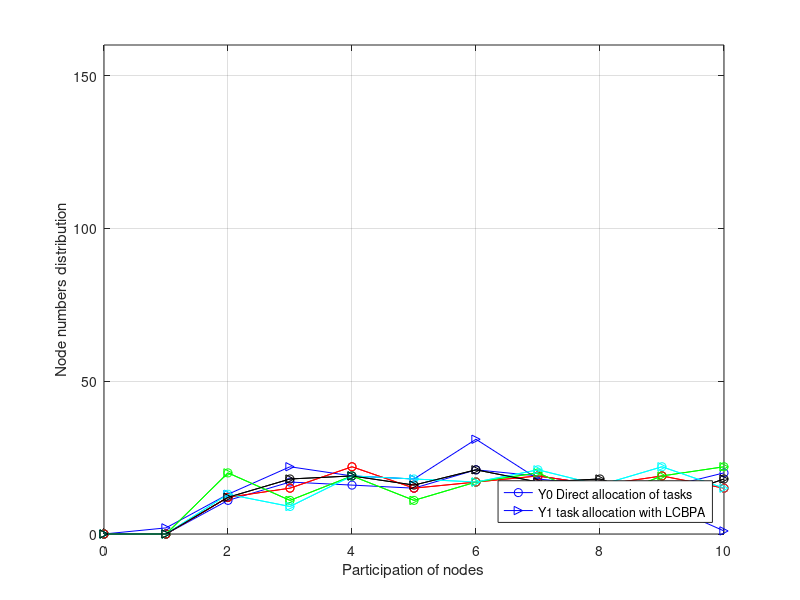

Here is the MATLAB script that generated this plot:
% Completion comparison with 
% or without the algoritm.
% Fn = 150
clc;
clear;

x = [0 1 2 3 4 5 6 7 8 9 10];
y010 = [0 0 11 17 16 15 21 19 16 15 20];
y015 = [0 0 12 15 22 15 17 19 16 19 15];
y020 = [0 0  20 11 19 11 17 20 11 19 22];
y025 = [0 0 13 9 19 18 17 21 16 22 15];
y030 = [0 0 12 18 19 16 21 17 18 11 18];
y110 = [0 2 13 22 19 18 31 18 16 10 1];
y115 = [0 0 12 15 22 15 17 19 16 19 15];
y120 = [0 0 20 11 19 11 17 20 11 19 22];
y125 = [0 0 13 9 19 18 17 21 16 22 15];
y130 = [0 0 12 18 19 16 21 17 18 11 18];
% y = [0 0 7 10 9 10 12 12 12 12 12];
% bar(y010,0.5)
figure
 h1=plot(x,y010,'-oblue'); hold on;
    plot(x,y015,'-ored');  hold on;
    plot(x,y020,'-ogreen');hold on;
    plot(x,y025,'-oc');    hold on;
    plot(x,y030,'-oblack'); 
    % ,x,y015,'-ored', x,y020,'-ogreen',x,y025,'-oc',x,y030,'-oblack');

 h2=plot(x,y110,'->blue'); hold on;
    plot(x,y115,'-ored');  hold on;
    plot(x,y120,'->green');hold on;
    plot(x,y125,'->c');    hold on;
    plot(x,y130,'->black');
    %,x,y115,'-ored', x,y120,'->green',x,y125,'->c',x,y130,'->black');
 xlabel('Participation of nodes');
 ylabel('Node numbers distribution')
grid on;
legend([h1,h2],'Y0 Direct allocation of tasks','Y1 task allocation with LCBPA','Location','SouthEast');
axis([0,10,0,160])